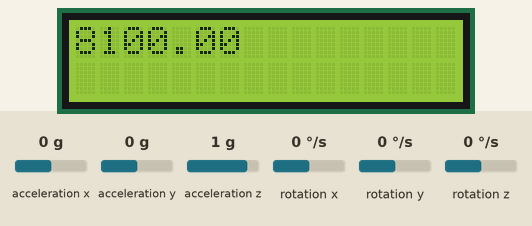
This sketch was run on a simulated Arduino Uno, built with avr-gcc and run on an emulated ATmega328P. On the bench: 16×2 character LCD. Wiring (inferred from the names in the program): MPU-6050 motion sensor at I2C address 0x68. The inputs (shaded band) are chosen by the test bench; at power-on: acceleration y 0 g, acceleration x 0 g, acceleration z 1 g, rotation x 0 °/s, rotation y 0 °/s, rotation z 0 °/s.

Above: at 1.2 s.
1.3 s: acceleration y set to -1.4 g
At 2.5 s:
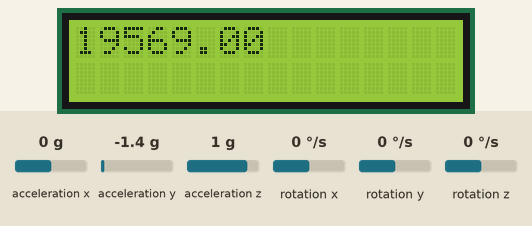
3.0 s: acceleration y set to -0.8 g
At 4.1 s:
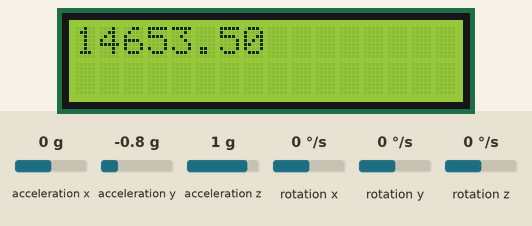
4.5 s: acceleration y set to 0 g
At 5.6 s:
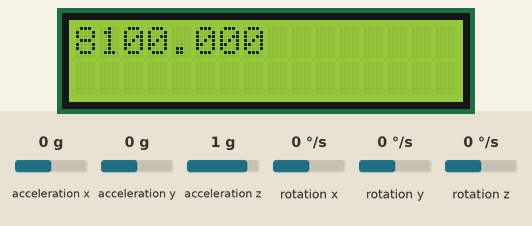
Timing chart, 0 to 7.5 s (numbered marks = the images above; inputs shaded):
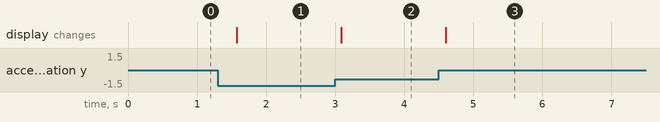

The sketch:

Accelerometer.ino
```cpp
#include <Wire.h>
#include <LiquidCrystal.h>

const int rs = 12, en = 11, d4 = 5, d5 = 4, d6 = 3, d7 = 2;
LiquidCrystal lcd(rs, en, d4, d5, d6, d7);

// i2c address of the mpu‐6050
const int MPU_ADDR = 0x68;
// variables
int16_t xAccel, yAccel, zAccel, temp, xGyro, yGyro, zGyro;
void setup()
{
  // initialize the i2c library
  Wire.begin();
  // begin communication with the mpu‐6050
  Wire.beginTransmission(MPU_ADDR);
  // write to the power management register
  Wire.write(0x6B);
  // wake up the mpu‐6050
  Wire.write(0);
  // end communication with the mpu‐6050
  Wire.endTransmission(true);
  // initialize the serial port
  Serial.begin(9600);

  lcd.begin(16, 2);
}

void loop()
{
  // read the mpu data
  readMpuData();

  /*
  * put your code for the digital letter scale here
  */
  double r0 = -100;
  double rr = 16400;
  double c = 8200;
  double w0 = 8150;
  double w1 = -((c*((yAccel - r0)/rr)) - w0);

  lcd.setCursor(0, 0);
  lcd.print(w1);

  // delay
  delay(500);
}

void readMpuData()
{
  // begin communication with the mpu‐6050
  Wire.beginTransmission(MPU_ADDR);
  // write to the first data register
  Wire.write(0x3B);
  // end communication
  Wire.endTransmission(false);
  // request fourteen register reads from the mpu‐6050
  Wire.requestFrom(MPU_ADDR, 14, true);
  // read registers 0x3B (ACCEL_XOUT_H) and 0x3C (ACCEL_XOUT_L)
  xAccel = Wire.read() << 8 | Wire.read();
  // read registers 0x3D (ACCEL_YOUT_H) and 0x3E (ACCEL_YOUT_L)
  yAccel = Wire.read() << 8 | Wire.read();
  // read registers 0x3F (ACCEL_ZOUT_H) and 0x40 (ACCEL_ZOUT_L)
  zAccel = Wire.read() << 8 | Wire.read();
  // read registers 0x41 (TEMP_OUT_H) and 0x42 (TEMP_OUT_L)
  temp = Wire.read() << 8 | Wire.read();
  // convert the temperature to celsius
  temp = ((temp / 340.00) + 36.53);
  // read registers 0x43 (GYRO_XOUT_H) and 0x44 (GYRO_XOUT_L)
  xGyro = Wire.read() << 8 | Wire.read();
  // read registers 0x45 (GYRO_YOUT_H) and 0x46 (GYRO_YOUT_L)
  yGyro = Wire.read() << 8 | Wire.read();
  // read registers 0x47 (GYRO_ZOUT_H) and 0x48 (GYRO_ZOUT_L)
  zGyro = Wire.read() << 8 | Wire.read();
  // print out the results
  //Serial.print("AX = "); Serial.print(xAccel); // X Raw Value
  //Serial.print(" | AY = "); Serial.print(yAccel); // Y Raw Value
  //Serial.print(" | AZ = "); Serial.print(zAccel); // Z Raw Value
  //Serial.print(" | C = "); Serial.print(temp);
  //Serial.print(" | GX = "); Serial.print(xGyro);
  //Serial.print(" | GY = "); Serial.print(yGyro);
  //Serial.print(" | GZ = "); Serial.println(zGyro);
}
```

Measured:
- after the input at 1.3 s, the display: changes after 0.28 s (image 1)
- after the input at 3.0 s, the display: changes after 0.09 s (image 2)
- after the input at 4.5 s, the display: changes after 0.10 s (image 3)
